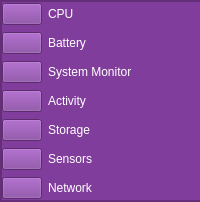
       <widget class="QFrame" name="left_frame">
        <property name="minimumSize">
         <size>
          <width>40</width>
          <height>0</height>
         </size>
        </property>
        <property name="maximumSize">
         <size>
          <width>200</width>
          <height>16777215</height>
         </size>
        </property>
        <property name="styleSheet">
         <string notr="true">background-color: rgb(129, 61, 156);
color: rgb(255, 255, 255);</string>
        </property>
        <property name="frameShape">
         <enum>QFrame::StyledPanel</enum>
        </property>
        <property name="frameShadow">
         <enum>QFrame::Raised</enum>
        </property>
        <layout class="QHBoxLayout" name="horizontalLayout_7">
         <property name="spacing">
          <number>0</number>
         </property>
         <property name="leftMargin">
          <number>0</number>
         </property>
         <property name="topMargin">
          <number>0</number>
         </property>
         <property name="rightMargin">
          <number>0</number>
         </property>
         <property name="bottomMargin">
          <number>0</number>
         </property>
         <item>
          <widget class="QFrame" name="left_cont_frame">
           <property name="sizePolicy">
            <sizepolicy hsizetype="Minimum" vsizetype="Minimum">
             <horstretch>0</horstretch>
             <verstretch>0</verstretch>
            </sizepolicy>
           </property>
           <property name="minimumSize">
            <size>
             <width>200</width>
             <height>200</height>
            </size>
           </property>
           <property name="styleSheet">
            <string notr="true">color: rgb(255, 255, 255);</string>
           </property>
           <property name="frameShape">
            <enum>QFrame::StyledPanel</enum>
           </property>
           <property name="frameShadow">
            <enum>QFrame::Raised</enum>
           </property>
           <layout class="QGridLayout" name="gridLayout">
            <property name="leftMargin">
             <number>0</number>
            </property>
            <property name="topMargin">
             <number>0</number>
            </property>
            <property name="rightMargin">
             <number>0</number>
            </property>
            <property name="bottomMargin">
             <number>0</number>
            </property>
            <item row="6" column="1">
             <widget class="QLabel" name="label_9">
              <property name="text">
               <string>Network</string>
              </property>
             </widget>
            </item>
            <item row="4" column="0">
             <widget class="QPushButton" name="pushButton_5">
              <property name="text">
               <string/>
              </property>
              <property name="icon">
               <iconset resource="src.qrc">
                <normaloff>:/icons/icons/disc.svg</normaloff>:/icons/icons/disc.svg</iconset>
              </property>
              <property name="iconSize">
               <size>
                <width>25</width>
                <height>25</height>
               </size>
              </property>
             </widget>
            </item>
            <item row="0" column="0">
             <widget class="QPushButton" name="pushButton">
              <property name="text">
               <string/>
              </property>
              <property name="icon">
               <iconset resource="src.qrc">
                <normaloff>:/icons/icons/cpu.svg</normaloff>:/icons/icons/cpu.svg</iconset>
              </property>
              <property name="iconSize">
               <size>
                <width>25</width>
                <height>25</height>
               </size>
              </property>
             </widget>
            </item>
            <item row="2" column="1">
             <widget class="QLabel" name="label_4">
              <property name="text">
               <string>System Monitor</string>
              </property>
             </widget>
            </item>
            <item row="2" column="0">
             <widget class="QPushButton" name="pushButton_3">
              <property name="text">
               <string/>
              </property>
              <property name="icon">
               <iconset resource="src.qrc">
                <normaloff>:/icons/icons/monitor.svg</normaloff>:/icons/icons/monitor.svg</iconset>
              </property>
              <property name="iconSize">
               <size>
                <width>25</width>
                <height>25</height>
               </size>
              </property>
             </widget>
            </item>
            <item row="0" column="1">
             <widget class="QLabel" name="label_3">
              <property name="text">
               <string>CPU</string>
              </property>
             </widget>
            </item>
            <item row="1" column="0">
             <widget class="QPushButton" name="pushButton_2">
              <property name="text">
               <string/>
              </property>
              <property name="icon">
               <iconset resource="src.qrc">
                <normaloff>:/icons/icons/battery-charging.svg</normaloff>:/icons/icons/battery-charging.svg</iconset>
              </property>
              <property name="iconSize">
               <size>
                <width>25</width>
                <height>25</height>
               </size>
              </property>
             </widget>
            </item>
            <item row="4" column="1">
             <widget class="QLabel" name="label_7">
              <property name="text">
               <string>Storage</string>
              </property>
             </widget>
            </item>
            <item row="1" column="1">
             <widget class="QLabel" name="label_5">
              <property name="text">
               <string>Battery</string>
              </property>
             </widget>
            </item>
            <item row="3" column="1">
             <widget class="QLabel" name="label_6">
              <property name="text">
               <string>Activity</string>
              </property>
             </widget>
            </item>
            <item row="6" column="0">
             <widget class="QPushButton" name="pushButton_7">
              <property name="sizePolicy">
               <sizepolicy hsizetype="Maximum" vsizetype="Fixed">
                <horstretch>0</horstretch>
                <verstretch>0</verstretch>
               </sizepolicy>
              </property>
              <property name="text">
               <string/>
              </property>
              <property name="icon">
               <iconset resource="src.qrc">
                <normaloff>:/icons/icons/bar-chart.svg</normaloff>:/icons/icons/bar-chart.svg</iconset>
              </property>
              <property name="iconSize">
               <size>
                <width>25</width>
                <height>25</height>
               </size>
              </property>
             </widget>
            </item>
            <item row="5" column="1">
             <widget class="QLabel" name="label_8">
              <property name="text">
               <string>Sensors</string>
              </property>
             </widget>
            </item>
            <item row="3" column="0">
             <widget class="QPushButton" name="pushButton_4">
              <property name="text">
               <string/>
              </property>
              <property name="icon">
               <iconset resource="src.qrc">
                <normaloff>:/icons/icons/activity.svg</normaloff>:/icons/icons/activity.svg</iconset>
              </property>
              <property name="iconSize">
               <size>
                <width>25</width>
                <height>25</height>
               </size>
              </property>
             </widget>
            </item>
            <item row="5" column="0">
             <widget class="QPushButton" name="pushButton_6">
              <property name="text">
               <string/>
              </property>
              <property name="icon">
               <iconset resource="src.qrc">
                <normaloff>:/icons/icons/thermometer.svg</normaloff>:/icons/icons/thermometer.svg</iconset>
              </property>
              <property name="iconSize">
               <size>
                <width>25</width>
                <height>25</height>
               </size>
              </property>
             </widget>
            </item>
           </layout>
          </widget>
         </item>
        </layout>
       </widget>
